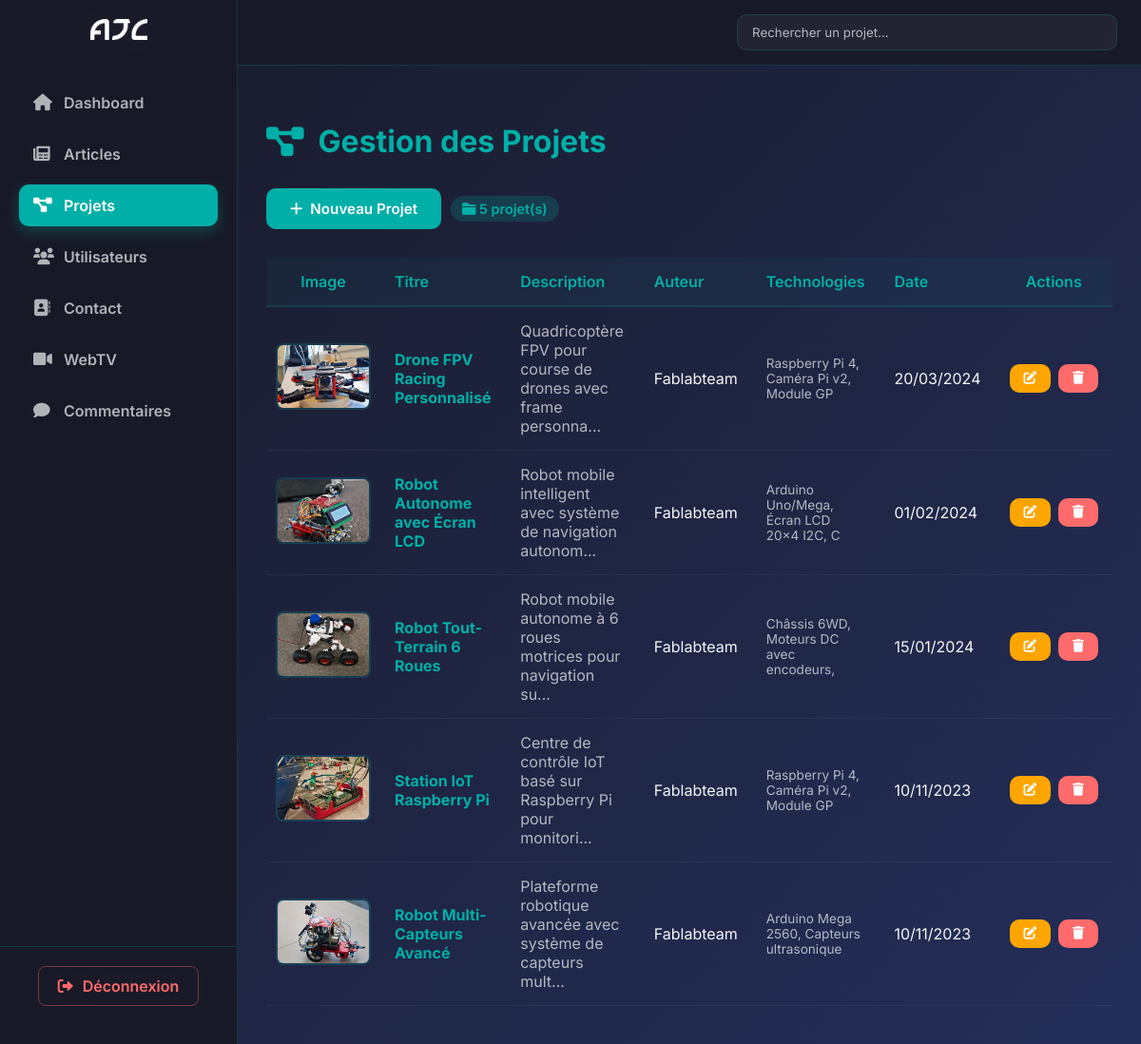
/public/index.php?page=admin-projets (signed in), run on the app's committed database.
### tables this page shows
CREATE TABLE IF NOT EXISTS `projects` (
  `id` int NOT NULL AUTO_INCREMENT,
  `title` varchar(255) NOT NULL,
  `description` text,
  `description_detailed` text,
  `technologies` text,
  `image_url` varchar(255) DEFAULT NULL,
  `features` text,
  `challenges` text,
  `created_at` datetime DEFAULT CURRENT_TIMESTAMP,
  `updated_at` datetime DEFAULT CURRENT_TIMESTAMP ON UPDATE CURRENT_TIMESTAMP,
  `auteur` int NOT NULL DEFAULT '11',
  PRIMARY KEY (`id`),
  KEY `fk_projects_auteur` (`auteur`)
);

### app/contrôleurs/AdminProjetsControleur.php (called while the page is built, shortened)
<?php
require_once __DIR__ . '/../modèles/AdminProjetsModele.php';
class AdminProjetsControleur
{
    private AdminProjetsModele $modele;
    public function __construct()
    {
        $this->modele = new AdminProjetsModele();
    }
    public function handleRequest(?string $action = null): void
    {
        $this->index();
    }
    public function index(): void
    {
        $projects = $this->modele->all();
        $total_projects = count($projects);
        include __DIR__ . '/../vues/admin/projets-admin.php';
    }
}

### app/config/database.php (called while the page is built)
<?php
class Database {
    private $host = '127.0.0.1:3306';
    private $db_name = 'fablab';
    private $username = 'root';
    private $password = '';
    private $charset = 'utf8mb4';
    private $conn;
    public function getConnection() {
        if ($this->conn == null) {
            try {
                $dsn = "mysql:host={$this->host};dbname={$this->db_name};charset={$this->charset}";
                $this->conn = new PDO($dsn, $this->username, $this->password);
                $this->conn->setAttribute(PDO::ATTR_ERRMODE, PDO::ERRMODE_EXCEPTION);
                $this->conn->setAttribute(PDO::ATTR_DEFAULT_FETCH_MODE, PDO::FETCH_ASSOC);
            } catch(PDOException $e) {
                die("Erreur de connexion à la base de données : " . $e->getMessage());
            }
        }
        return $this->conn;
    }
}
function getDatabase() {
    $database = new Database();
    return $database->getConnection();
}
?>

### app/modèles/AdminProjetsModele.php (called while the page is built, shortened)
<?php
require_once __DIR__ . '/../config/database.php';
class AdminProjetsModele
{
    private PDO $db;
    public function __construct()
    {
        $this->db = getDatabase();
    }
    public function all(): array
    {
        $sql = "
            SELECT
                id,
                title,
                description,
                CASE WHEN auteur = 11 THEN 'Fablabteam' ELSE auteur END AS auteur,
                description_detailed,
                technologies,
                image_url,
                features,
                challenges,
                created_at,
                updated_at
            FROM projects
            ORDER BY created_at DESC
        ";
        return $this->db->query($sql)->fetchAll(PDO::FETCH_ASSOC);
    }
}

### app/vues/admin/projets-admin.php (the view, shortened to what this page needs)
<!DOCTYPE html>
<html lang="fr">
<head>
    <link href="https://cdnjs.cloudflare.com/ajax/libs/font-awesome/6.0.0/css/all.min.css" rel="stylesheet">
    <link rel="stylesheet" href="../public/css/admin.css">
</head>
<body>
<div class="admin-container">
    <aside class="sidebar">
        <div>
            <div class="sidebar-logo">
                <a href="?page=admin">
                </a>
            </div>
            <?php include __DIR__ . '/../parties/sidebar.php'; ?>
        </div>
        <div class="sidebar-footer">
            <a href="?page=logout" class="logout-btn"><i class="fas fa-sign-out-alt"></i> Déconnexion</a>
        </div>
    </aside>
    <div class="main-content">
        <header class="admin-header">
            <div class="search-bar">
                <input type="text" id="searchInput" placeholder="Rechercher un projet..." onkeyup="searchProjects()">
            </div>
        </header>
        <section class="dashboard">
            <h1><i class="fas fa-project-diagram"></i> Gestion des Projets</h1>
            <div class="action-buttons">
                <button class="btn btn-primary" onclick="openModal('create')">
                    <i class="fas fa-plus"></i> Nouveau Projet
                </button>
                <span class="stats-badge">
                    <i class="fas fa-folder"></i> <?= $total_projects ?> projet(s)
                </span>
            </div>
            <?php if (empty($projects)): ?>
                <div style="padding: 40px; text-align: center; color: var(--text-muted);">
                    <i class="fas fa-inbox" style="font-size: 3rem; margin-bottom: 15px; opacity: 0.5;"></i>
                    <p>Aucun projet pour le moment. Créez-en un pour commencer !</p>
                </div>
            <?php else: ?>
                <table id="projectsTable">
                    <thead>
                        <tr>
                            <th style="width: 120px; text-align: center;">Image</th>
                            <th>Titre</th>
                            <th>Description</th>
                            <th>Auteur</th>
                            <th>Technologies</th>
                            <th>Date</th>
                            <th style="width: 120px; text-align: center;">Actions</th>
                        </tr>
                    </thead>
                    <tbody>
                        <?php foreach ($projects as $project): ?>
                            <?php
                            $imageSrc = '';
                            if (!empty($project['image_url'])) {
                                if (str_starts_with($project['image_url'], 'http://') || str_starts_with($project['image_url'], 'https://')) {
                                    $imageSrc = $project['image_url'];
                                } else {
                                    $imageSrc = '../public/images/projets/' . $project['image_url'];
                                }
                            }
                            ?>
                            <tr>
                                <td style="text-align: center; padding: 10px;">
                                    <?php if (!empty($imageSrc)): ?>
                                        <div class="image-container" style="display: inline-block; position: relative;">
                                            <img src="<?= htmlspecialchars($imageSrc) ?>"
                                                 alt="<?= htmlspecialchars($project['title']) ?>"
                                                 class="project-image-thumb"
                                                 style="width: 100px; height: 70px; object-fit: cover; border-radius: 8px; border: 2px solid var(--card-border); display: block;"
                                                 onerror="tryProxyImage(this, '<?= htmlspecialchars($imageSrc, ENT_QUOTES) ?>')">
                                        </div>
                                    <?php endif; ?>
                                </td>
                                <td><strong style="color: var(--primary-color);"><?= htmlspecialchars($project['title']) ?></strong></td>
                                <td style="color: var(--text-muted);"><?= htmlspecialchars(substr($project['description'], 0, 60)) ?>...</td>
                                <td><?= htmlspecialchars($project['auteur'] ?? 'N/A') ?></td>
                                <td style="color: var(--text-muted); font-size: 0.85rem;"><?= htmlspecialchars(substr($project['technologies'] ?? 'N/A', 0, 40)) ?></td>
                                <td><?= date('d/m/Y', strtotime($project['created_at'])) ?></td>
                                <td>
                                    <div class="table-actions" style="display: flex; gap: 8px; justify-content: center;">
                                        <button class="btn btn-warning btn-small" onclick='editProject(<?= $project["id"] ?>)' title="Modifier">
                                            <i class="fas fa-edit"></i>
                                        </button>
                                        <button class="btn btn-danger btn-small" onclick="deleteProject(<?= $project['id'] ?>, '<?= addslashes($project['title']) ?>')" title="Supprimer">
                                            <i class="fas fa-trash"></i>
                                        </button>
                                    </div>
                                </td>
                            </tr>
                        <?php endforeach; ?>
                    </tbody>
                </table>
            <?php endif; ?>
        </section>
    </div>
</div>
</body>
</html>

### public/css/admin.css (style rules this page uses)
:root { --primary-color: #00afa7; --background-gradient-start: #191a28; --background-gradient-end: #232e59; --text-color-light: #f5f5f5; --text-muted: rgba(245, 245, 245, 0.7); --card-bg: rgba(255, 255, 255, 0.08); --card-border: rgba(0, 175, 167, 0.2); --success-color: #4ade80; --danger-color: #ff6b6b; --warning-color: #ffa500; }
* { margin: 0; padding: 0; box-sizing: border-box; }
body { font-family: "Inter", sans-serif; background: linear-gradient( 135deg, var(--background-gradient-start), var(--background-gradient-end) ); color: var(--text-color-light); min-height: 100vh; display: flex; }
.admin-container { display: flex; width: 100%; margin-left: auto; }
.sidebar { width: 250px; background: rgba(25, 26, 40, 0.95); border-right: 1px solid var(--card-border); display: flex; flex-direction: column; justify-content: space-between; padding: 20px 0; backdrop-filter: blur(10px); position: fixed; top: 0; bottom: 0; left: 0; z-index: 100; transition: all 0.3s ease; }
.sidebar-logo { text-align: center; margin-bottom: 30px; padding: 0 20px; }
.sidebar-footer { text-align: center; padding: 20px; border-top: 1px solid var(--card-border); }
.logout-btn { display: inline-flex; align-items: center; gap: 10px; color: var(--danger-color); text-decoration: none; font-weight: 600; border: 1px solid rgba(255, 107, 107, 0.4); padding: 10px 20px; border-radius: 8px; transition: all 0.3s ease; }
.main-content { margin-left: 250px; flex: 1; display: flex; flex-direction: column; min-height: 100vh; padding: 0; transition: all 0.3s ease; }
.admin-header { background: rgba(25, 26, 40, 0.95); border-bottom: 1px solid var(--card-border); padding: 15px 25px; display: flex; justify-content: space-between; align-items: center; position: sticky; top: 0; z-index: 10; backdrop-filter: blur(10px); }
.search-bar { flex: 1; max-width: 400px; }
.search-bar input { background: rgba(255, 255, 255, 0.05); border: 1px solid var(--card-border); border-radius: 10px; padding: 10px 15px; color: var(--text-color-light); width: 100%; transition: all 0.3s ease; font-family: "Inter", sans-serif; }
.search-bar input::placeholder { color: var(--text-muted); }
.dashboard { padding: 40px 30px; flex: 1; }
.dashboard h1 { font-size: 2rem; margin-bottom: 30px; color: var(--primary-color); display: flex; align-items: center; gap: 15px; }
.dashboard h1 i { font-size: 2.2rem; }
.action-buttons { display: flex; gap: 10px; margin-bottom: 30px; flex-wrap: wrap; }
.btn { padding: 12px 25px; border-radius: 10px; text-decoration: none; font-weight: 600; transition: all 0.3s ease; border: none; cursor: pointer; display: inline-flex; align-items: center; gap: 8px; font-family: "Inter", sans-serif; font-size: 0.95rem; }
.btn-primary { background: var(--primary-color); color: white; }
.btn-danger { background: var(--danger-color); color: white; }
.btn-warning { background: var(--warning-color); color: white; }
.btn-small { padding: 8px 15px; font-size: 0.85rem; }
.article-image-thumb, .project-image-thumb { width: 100px; height: 70px; object-fit: cover; border-radius: 8px; border: 2px solid var(--card-border); display: block; margin: 0 auto; }
.table-actions { display: flex; gap: 8px; justify-content: center; }
.stats-badge { background: rgba(0, 175, 167, 0.2); color: var(--primary-color); padding: 5px 12px; border-radius: 20px; font-size: 0.9rem; font-weight: 600; display: inline-block; }
.action-buttons { display: flex; gap: 10px; margin-bottom: 30px; flex-wrap: wrap; align-items: center; }
table { width: 100%; border-collapse: collapse; }
thead { background: rgba(0, 175, 167, 0.05); }
th { padding: 15px; text-align: left; font-weight: 600; color: var(--primary-color); border-bottom: 2px solid var(--card-border); }
td { padding: 15px; border-bottom: 1px solid rgba(255, 255, 255, 0.05); color: var(--text-color-light); }
.table-actions { display: flex; gap: 8px; }
.admin-header { display: flex; justify-content: flex-end; margin-bottom: 20px; }

### data on the page
projects: image_url (picture), title "Drone FPV Racing Personnalisé", description "Quadricoptère FPV pour course de drones avec frame personna", auteur "Fablabteam", technologies "Raspberry Pi 4, Caméra Pi v2, Module GP", created_at "20/03/2024"
projects: image_url (picture), title "Robot Autonome avec Écran LCD", description "Robot mobile intelligent avec système de navigation autonom", auteur "Fablabteam", technologies "Arduino Uno/Mega, Écran LCD 20x4 I2C, C", created_at "01/02/2024"
projects: image_url (picture), title "Robot Tout-Terrain 6 Roues", description "Robot mobile autonome à 6 roues motrices pour navigation su", auteur "Fablabteam", technologies "Châssis 6WD, Moteurs DC avec encodeurs,", created_at "15/01/2024"
projects: image_url (picture), title "Station IoT Raspberry Pi", description "Centre de contrôle IoT basé sur Raspberry Pi pour monitori", auteur "Fablabteam", technologies "Raspberry Pi 4, Caméra Pi v2, Module GP", created_at "10/11/2023"
projects: image_url (picture), title "Robot Multi-Capteurs Avancé", description "Plateforme robotique avancée avec système de capteurs mult", auteur "Fablabteam", technologies "Arduino Mega 2560, Capteurs ultrasonique", created_at "10/11/2023"

### other printed values
$total_projects "5"
